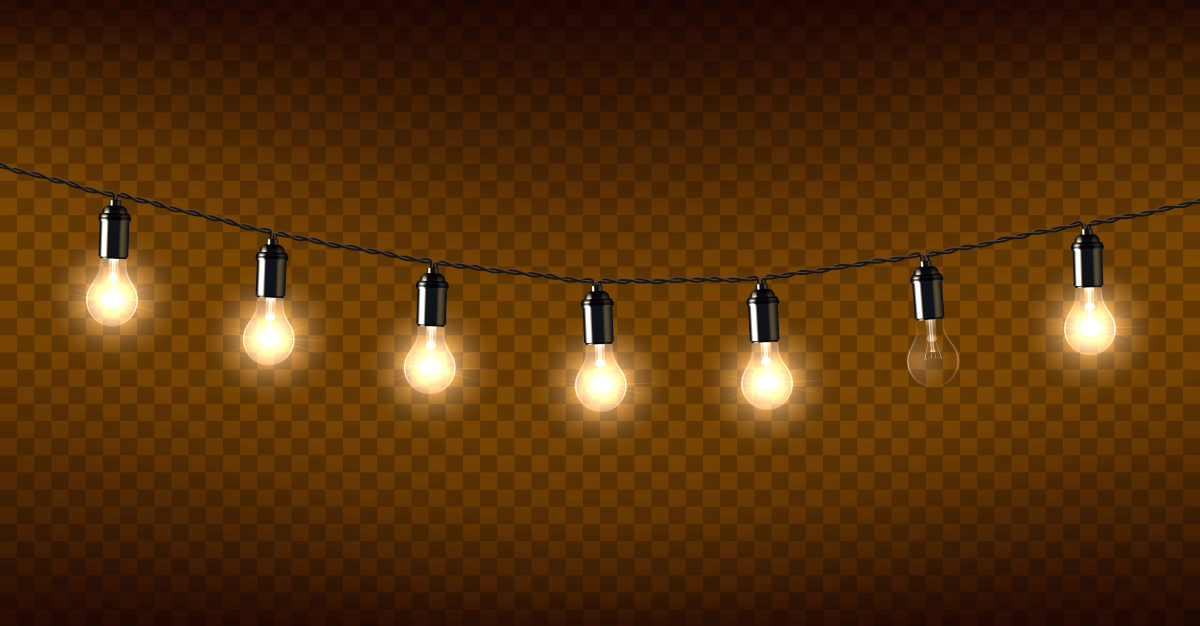
#> input picture ai-path/projects/image-to-black-white/img2.webp, 1200 x 626 px
$ jupyter execute source2.ipynb
#> lines starting #> are read from the running program, lines starting #| are printed output that depends on the picture; after the words box and inside, x2 and y2 are one past the last pixel; in counts of white or black regions, pixels touching at a corner belong together
[cell 1]
import cv2
import os
from matplotlib import pyplot as plt

fileName = "img2.webp"
if not os.path.exists(fileName):
  open(fileName, 'wb').write()

img = cv2.imread(fileName)
#> img is the input picture: shape (626, 1200, 3); mean B, G, R 10.4, 49.1, 87
img = cv2.cvtColor(img, cv2.COLOR_BGR2GRAY)
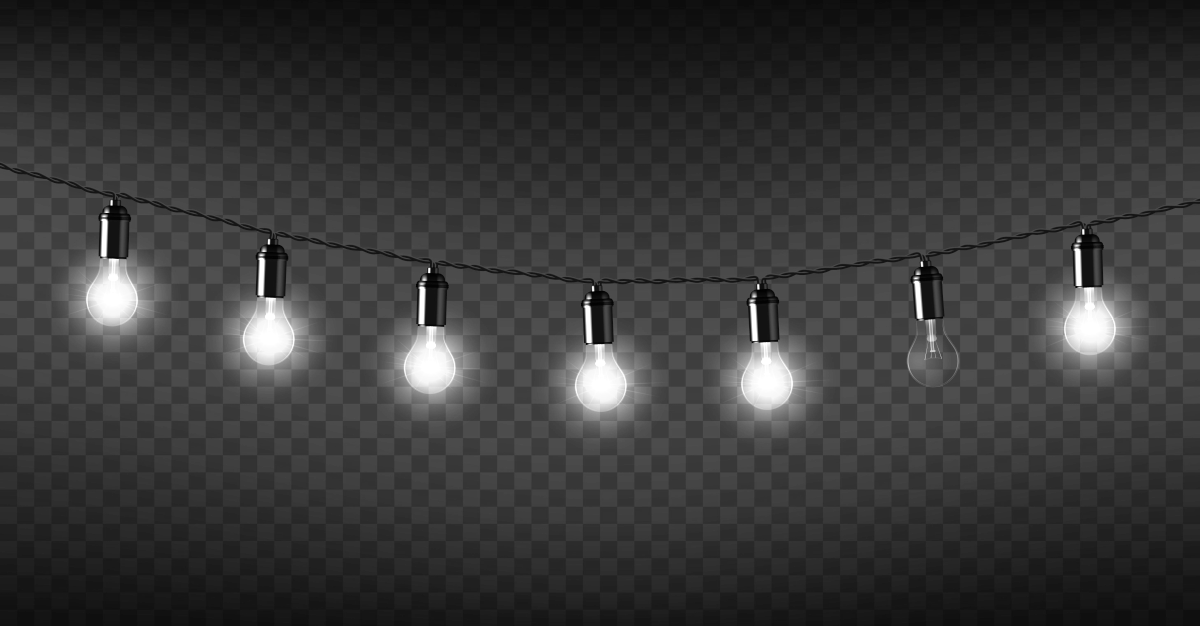
#> img: shape (626, 1200); min 0, max 255, mean 56

plt.imshow(img, cmap=plt.get_cmap('gray'))

[cell 2]
histogram = cv2.calcHist([img], [0], None, [256], [0, 256])
#> histogram = 256 values, max 29825 at index 61, min 1 at index 0, mean 2934.4

plt.plot(histogram)
plt.show()
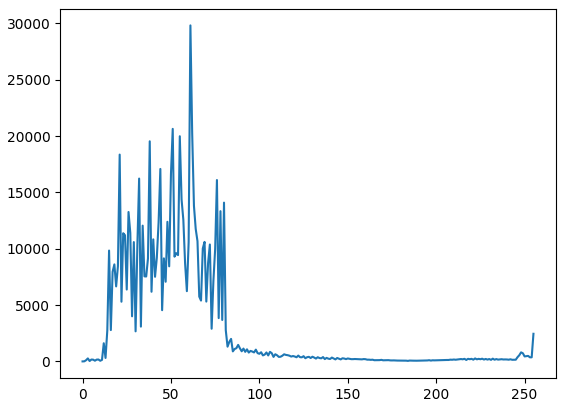
#> figure drawn by matplotlib, 1 panel; curve peaks at x = 61, y = 29825

[cell 3]
def getVal(x, d):
    l = max(x - d, 0)
    r = min(x + d, 255)

    return sum(histogram[l:(r + 1)]) / (r - l + 1)

newHistogram = [0] * 256

for i in range(0, 256):
    newHistogram[i] = getVal(i, 10)
#> after the loop, newHistogram = 256 items, first 6: [107.7], [110.2], [225.7], [231.5], [399.7], [989.7]

plt.plot(newHistogram)
plt.show()
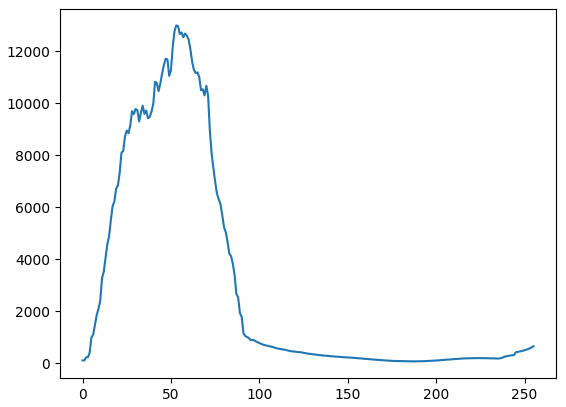
#> figure drawn by matplotlib, 1 panel; curve peaks at x = 53, y = 12997.7

[cell 4]
import bisect as bs

[cell 5]
height, width = img.shape
#> height = 626; width = 1200

for r in range(height):
  for c in range(width):
    if img[r, c] < 128:
      img[r, c] = 0
    else:
      img[r, c] = 255
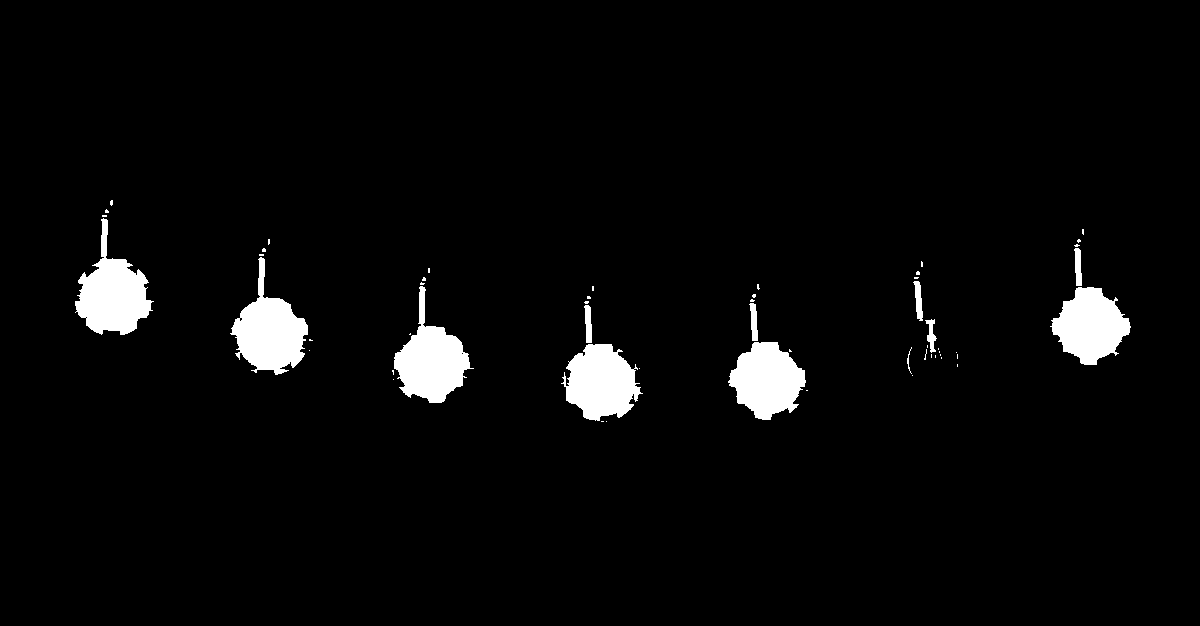
#> img: shape (626, 1200); 3.6% white; 55 white regions (43 under 20 px), largest, box (x1, y1, x2, y2) and area: (75, 218, 154, 335) 4480, (230, 257, 308, 375) 4434, (394, 286, 474, 403) 4355

plt.imshow(img, cmap=plt.get_cmap('gray'))
